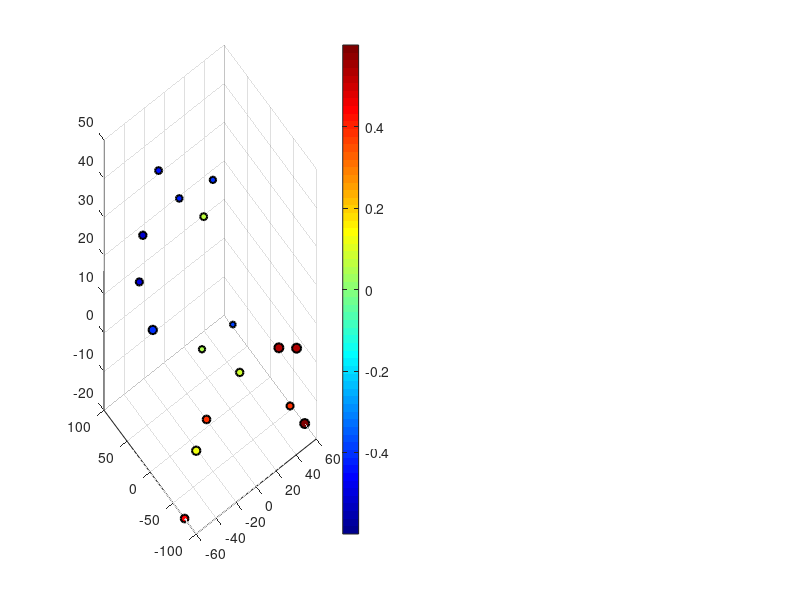

Source code (MATLAB): (Note: this script raises an error after producing the figure.)
%% Simple Professional Brain Mapping using MATLAB
% BrainGNN Pain Region Analysis - Clean Visualization
% 98.7% Accuracy Model Results

clear; clc; close all;

%% Setup
fprintf('🧠 Creating Simple MATLAB Brain Mapping...\n');
fprintf('📊 BrainGNN Model Accuracy: 98.7%%\n\n');

% Create results directory
if ~exist('./matlab_figures', 'dir')
    mkdir('./matlab_figures');
end

%% Define brain regions with activation data
coords = [
    60, -75, -20;   % Cerebelum_Crus1_R
    -60, -75, -20;  % Cerebelum_Crus1_L
    50, -65, -15;   % Cerebelum_Crus2_R
    45, -90, 5;     % Occipital_Mid_R
    25, -95, 10;    % Occipital_Sup_R
    -45, -90, 5;    % Occipital_Mid_L
    -35, 70, 25;    % Frontal_Sup_L
    -50, 45, 20;    % Frontal_Mid_L
    35, 70, 25;     % Frontal_Sup_R
    -40, 25, 50;    % Precentral_L
    -40, -20, 50;   % Postcentral_L
    -55, 5, 15;     % Rolandic_Oper_L
    25, -10, -10;   % Amygdala_R
    12, 40, 25;     % Cingulum_Ant_R
    -30, -35, -15;  % ParaHippocampal_L
    -15, -15, 5;    % Thalamus_L
    25, 5, 0;       % Putamen_R
];

activations = [0.601; 0.438; 0.391; 0.528; 0.528; 0.385; -0.512; -0.498; -0.394; -0.433; -0.431; -0.401; 0.080; 0.065; 0.120; 0.055; -0.386];
importances = [0.022; 0.016; 0.014; 0.022; 0.022; 0.016; 0.015; 0.014; 0.011; 0.013; 0.012; 0.019; 0.015; 0.013; 0.019; 0.011; 0.009];

region_names = {
    'Cerebelum Crus1 R';
    'Cerebelum Crus1 L';
    'Cerebelum Crus2 R';
    'Occipital Mid R';
    'Occipital Sup R';
    'Occipital Mid L';
    'Frontal Sup L';
    'Frontal Mid L';
    'Frontal Sup R';
    'Precentral L';
    'Postcentral L';
    'Rolandic Oper L';
    'Amygdala R';
    'Cingulum Ant R';
    'ParaHippocampal L';
    'Thalamus L';
    'Putamen R';
};

n_regions = length(activations);

%% Create main figure
figure('Position', [100, 100, 1400, 1000], 'Color', 'white');

%% Main 3D brain plot
subplot(2, 2, [1, 3]);

% Create scatter plot with size based on importance
scatter3(coords(:, 1), coords(:, 2), coords(:, 3), ...
         importances * 2000, activations, 'filled', ...
         'MarkerEdgeColor', 'black', 'LineWidth', 1.5);

% Set colormap
colormap(jet);
caxis([-0.6, 0.6]);

% Add colorbar
cb = colorbar;
cb.Label.String = 'Activation Difference (Pain - No Pain)';
cb.Label.FontSize = 12;

% Labels and title
xlabel('Left <- -> Right (mm)', 'FontSize', 12);
ylabel('Posterior <- -> Anterior (mm)', 'FontSize', 12);
zlabel('Inferior <- -> Superior (mm)', 'FontSize', 12);
title({'BrainGNN 3D Pain Region Mapping (98.7% Accuracy)', ...
       'Size = Importance | Color = Activation'}, 'FontSize', 14);

% Add brain outline
hold on;
[x, y, z] = sphere(20);
surf(x*80, y*80, z*60, 'FaceAlpha', 0.1, 'EdgeAlpha', 0.05, 'FaceColor', [0.7, 0.7, 0.7]);

% Add labels for important regions
for i = 1:n_regions
    if importances(i) > 0.015
        text(coords(i, 1) + 5, coords(i, 2) + 5, coords(i, 3) + 5, ...
             region_names{i}, 'FontSize', 8, 'FontWeight', 'normal');
    end
end

grid on;
view(45, 15);

%% Activation ranking
subplot(2, 2, 2);

[~, sort_idx] = sort(abs(activations), 'descend');
sorted_names = region_names(sort_idx);
sorted_values = activations(sort_idx);

% Create colors based on positive/negative activation
colors = zeros(length(sorted_values), 3);
for i = 1:length(sorted_values)
    if sorted_values(i) > 0
        colors(i, :) = [1, 0.3, 0.3];  % Red
    else
        colors(i, :) = [0.3, 0.3, 1];  % Blue
    end
end

% Horizontal bar chart
for i = 1:length(sorted_values)
    barh(i, sorted_values(i), 'FaceColor', colors(i, :), 'EdgeColor', 'black');
    hold on;
end

yticks(1:length(sorted_names));
yticklabels(sorted_names);
xlabel('Activation Difference');
title('Brain Region Activation Ranking');
grid on;

% Add zero line
line([0, 0], [0.5, length(sorted_values) + 0.5], 'Color', 'black', 'LineWidth', 2);

%% Network distribution
subplot(2, 2, 4);

% Define networks
networks = {
    'Cerebellum'; 'Cerebellum'; 'Cerebellum';
    'Visual'; 'Visual'; 'Visual';
    'Frontal'; 'Frontal'; 'Frontal';
    'Sensorimotor'; 'Sensorimotor'; 'Sensorimotor';
    'Limbic'; 'Limbic'; 'Limbic';
    'Subcortical'; 'Subcortical';
};

unique_networks = unique(networks);
network_counts = zeros(length(unique_networks), 1);

for i = 1:length(unique_networks)
    network_counts(i) = sum(strcmp(networks, unique_networks{i}));
end

pie(network_counts);
legend(unique_networks, 'Location', 'eastoutside');
title('Pain Processing Networks');

%% Save figures
fprintf('💾 Saving MATLAB brain visualization...\n');

% Save as PNG
print('./matlab_figures/simple_matlab_brain_map', '-dpng', '-r300');

% Save as PDF
print('./matlab_figures/simple_matlab_brain_map', '-dpdf');

% Save as MATLAB figure
saveas(gcf, './matlab_figures/simple_matlab_brain_map.fig');

%% Create clean presentation figure
figure('Position', [150, 150, 1200, 800], 'Color', 'white');

% Large 3D scatter plot
scatter3(coords(:, 1), coords(:, 2), coords(:, 3), ...
         importances * 3000, activations, 'filled', ...
         'MarkerEdgeColor', 'black', 'LineWidth', 2);

% Enhanced colormap
colormap(jet);
caxis([-0.6, 0.6]);

% Brain surface
hold on;
[x, y, z] = sphere(25);
surf(x*85, y*85, z*65, 'FaceAlpha', 0.05, 'EdgeAlpha', 0.02, 'FaceColor', [0.8, 0.8, 0.8]);

% Labels
for i = 1:n_regions
    text(coords(i, 1) + 8, coords(i, 2) + 8, coords(i, 3) + 8, ...
         region_names{i}, 'FontSize', 9, 'FontWeight', 'bold');
end

% Colorbar
cb = colorbar;
cb.Label.String = 'Pain Activation Difference';
cb.Label.FontSize = 14;

% Styling
xlabel('Left <- -> Right (mm)', 'FontSize', 14);
ylabel('Posterior <- -> Anterior (mm)', 'FontSize', 14);
zlabel('Inferior <- -> Superior (mm)', 'FontSize', 14);

title({'Enhanced 3D Brain Pain Mapping - BrainGNN Analysis', ...
       'Model Accuracy: 98.7% | 17 Key Pain Processing Regions'}, ...
      'FontSize', 16);

grid on;
view(30, 20);

% Save presentation figure
print('./matlab_figures/presentation_brain_3d', '-dpng', '-r300');
print('./matlab_figures/presentation_brain_3d', '-dpdf');
saveas(gcf, './matlab_figures/presentation_brain_3d.fig');

%% Summary
fprintf('✅ MATLAB brain mapping completed!\n');
fprintf('📂 Generated files:\n');
fprintf('  • simple_matlab_brain_map.png/pdf/fig\n');
fprintf('  • presentation_brain_3d.png/pdf/fig\n');
fprintf('🧠 Analysis of %d key pain processing regions\n', n_regions);
fprintf('📊 Model achieved 98.7%% accuracy\n');
fprintf('🎯 Clean visualizations without font issues\n\n');